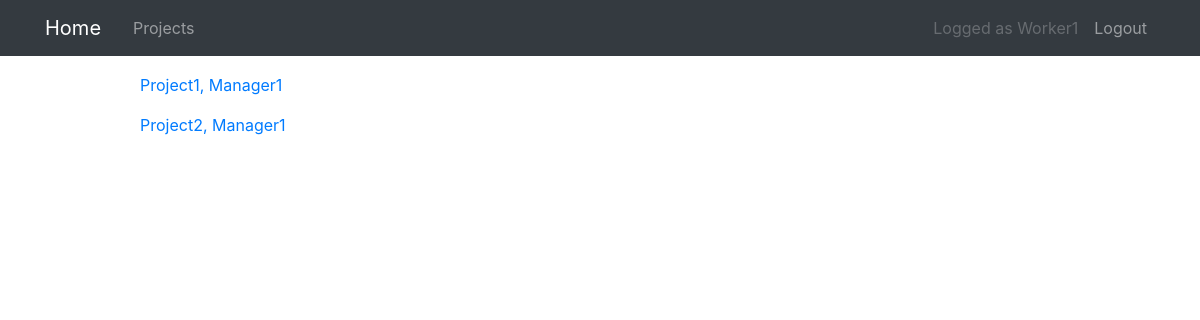
The app's page /projects/ (signed in), older data.
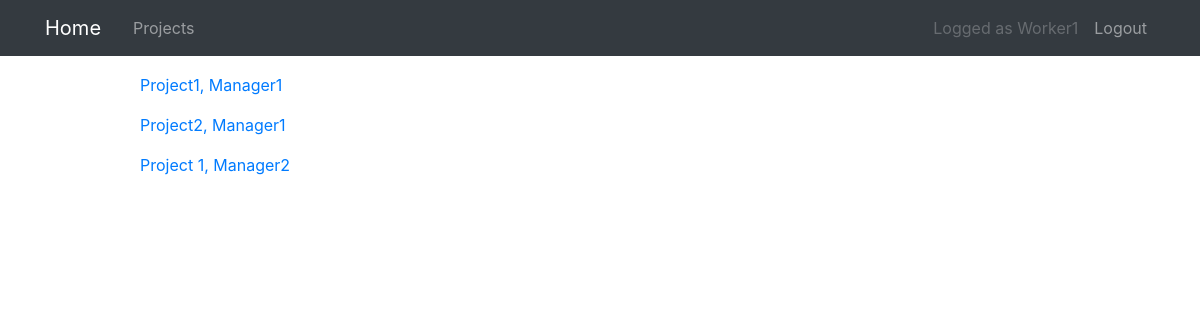
The same page, newer data.
### projects/models.py (models this page shows, shortened)
class Project(models.Model):
    title = models.CharField(max_length=100)
    description = models.TextField()
    manager = models.ForeignKey(
        User, on_delete=models.CASCADE, related_name="manager_project_set"
    )
    worker = models.ManyToManyField(User, related_name="worker_project_set")
    def __str__(self):
        return f"{self.title}, {self.manager}"

### projects/views.py (the view)
# urls.py: path("projects/", MyProjectsListView.as_view(), name="project-list"),
class MyProjectsListView(
    LoginRequiredMixin, PermissionRequiredMixin, ListView
):
    template_name = "projects/project_list"
    context_object_name = "projects"
    def get_queryset(self):
        user = get_object_or_404(User, id=self.request.user.id)
        queryset = Project.objects.filter(manager=user)
        if len(queryset) == 0:
            queryset = Project.objects.filter(worker=user)
        return queryset
    permission_required = "projects.view_project"

### projects/templates/projects/project_list.html
{% extends "projects/base.html" %}
{% block content %}
{% for project in projects %}
<p>
    <a href="{% url 'project-detail' project.pk %}">{{ project }} </a>
</p>
{% endfor %}
{% endblock content %}

Row changes from the older to the newer data that the page shows:
added Project: title+manager "Project 1, Manager2"
